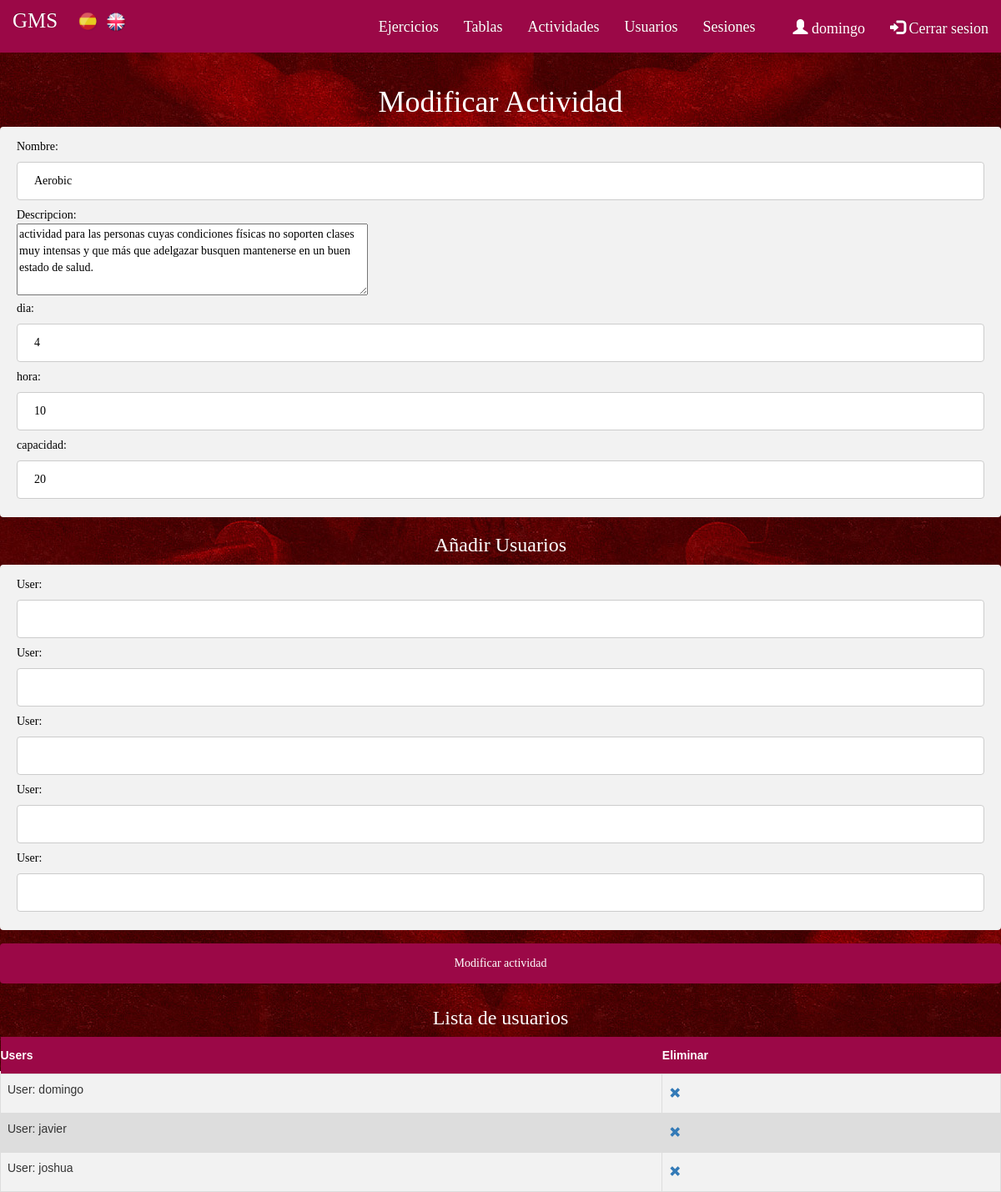
Screenshot of /index.php?controller=actividades&action=edit&idactividad=1 (signed in) with the database file from the repository.
### tables this page shows
CREATE TABLE IF NOT EXISTS `Actividad` (
  `idactividad` INT NOT NULL AUTO_INCREMENT,
  `nombreactividad` VARCHAR(45) NULL,
  `descripcionactividad` VARCHAR(1000) NULL,
  `dia`INT NULL,
  `hora` INT NULL,
  `capacidad` INT NULL,
   PRIMARY KEY (`idactividad`));

CREATE TABLE IF NOT EXISTS `Usuario` (
  `nombreusuario` VARCHAR(45) NOT NULL,
  `contraseña` VARCHAR(45) NULL,
  `correo` VARCHAR(45) NULL,
  `tipousuario` VARCHAR(15) NULL,
  PRIMARY KEY (`nombreusuario`));

### core/ViewManager.php (called while the page is built, shortened)
<?php
class ViewManager {
	private $variables = array();
	public function setVariable($varname, $value, $flash=false) {
		$this->variables[$varname] = $value;
	}
	public function getVariable($varname, $default=NULL) {
		if (!isset($this->variables[$varname])) {
			return $default;
		}
		return $this->variables[$varname];
	}
	public function render($controller, $viewname) {
		include(__DIR__."/../view/$controller/$viewname.php");
	}
	private static $viewmanager_singleton = NULL;
	public static function getInstance() {
		if (self::$viewmanager_singleton == null) {
			self::$viewmanager_singleton = new ViewManager();
		}
		return self::$viewmanager_singleton;
	}
}

### controller/ActividadesController.php (called while the page is built, shortened)
<?php
require_once(__DIR__."/../model/Actividad.php");
require_once(__DIR__."/../model/ActividadMapper.php");
require_once(__DIR__."/../model/User.php");
require_once(__DIR__."/../core/ViewManager.php");
class ActividadesController extends BaseController {
	private $actividadMapper;
	public function __construct() {
		$this->actividadMapper = new ActividadMapper();
	}
	public function edit() {
		$user = new User();
		$actividadid = $_REQUEST["idactividad"];
		$actividad = $this->actividadMapper->findById($actividadid);
		$users = $this->actividadMapper->findUsuariosActividad($actividadid);
		$this->view->setVariable("user", $user);
		$this->view->setVariable("users", $users);
		$this->view->setVariable("actividad", $actividad);
		$this->view->render("actividades", "edit");
	}
}
	?>

### index.php (called while the page is built, shortened)
<?php
function run() {
	try {
		$controller = loadController($_GET["controller"]);
		$actionName = $_GET["action"];
		$controller->$actionName();
	} catch(Exception $ex) {
		die("An exception occured!!!!!".$ex->getMessage());
	}
}
function loadController($controllerName) {
	return new $controllerClassName();
}
run();
?>

### view/messages/messages_es.php (called while the page is built)
<?php
$i18n_messages = array()
?>

### core/I18n.php (called while the page is built, shortened)
<?php
class I18n {
	private $messages;
	public function setLanguage($language) {
		$this->messages = $i18n_messages;
	}
	public function i18n($key) {
		if (isset($this->messages[$key])){
			return $this->messages[$key];
		}else{
			return $key;
		}
	}
	private static $i18n_singleton = null;
	public static function getInstance() {
		if (self::$i18n_singleton == NULL) {
			self::$i18n_singleton = new I18n();
		}
		return self::$i18n_singleton;
	}
}
function i18n($key) {
	return I18n::getInstance()->i18n($key);
}

### model/Actividad.php (called while the page is built, shortened)
<?php
class Actividad {
    private $idactividad;
    private $nombreactividad;
    private $descripcionactividad;
    private $dia;
    private $hora;
    private $capacidad;
    public function __construct($idactividad="" , $nombreactividad="", $descripcionactividad="" , $dia="" , $hora="",
		$capacidad="") {
		$this->idactividad = $idactividad;
        $this->nombreactividad = $nombreactividad;
        $this->descripcionactividad = $descripcionactividad;
        $this->dia = $dia;
        $this->hora = $hora;
        $this->capacidad = $capacidad;
    }
	public function getidactividad (){
        return $this->idactividad;
    }
	public function getnombreactividad (){
        return $this ->nombreactividad;
    }
    public function getdescripcionactividad (){
        return $this ->descripcionactividad;
    }
	public function getdia (){
        return $this ->dia;
    }
    public function gethora (){
        return $this ->hora;
    }
    public function getcapacidad (){
        return $this ->capacidad;
    }
}
?>

### model/ActividadMapper.php (called while the page is built, shortened)
<?php
require_once(__DIR__."/../core/PDOConnection.php");
require_once(__DIR__."/../model/User.php");
require_once(__DIR__."/../model/Actividad.php");
class ActividadMapper {
	private $db;
	public function __construct() {
		$this->db = PDOConnection::getInstance();
	}
	public function findById($actividadid){
		$stmt = $this->db->prepare("SELECT * FROM actividad WHERE idactividad=?");
		$stmt->execute(array($actividadid));
		$actividad = $stmt->fetch(PDO::FETCH_ASSOC);
		if($actividad != null) {
			return new Actividad(
			$actividad["idactividad"],
			$actividad["nombreactividad"],
			$actividad["descripcionactividad"],
			$actividad["dia"],
			$actividad["hora"],
			$actividad["capacidad"]
			);
		} else {
			return NULL;
		}
	}
	public function findUsuariosActividad($idActividad){
		$stmt = $this->db->prepare("SELECT Usuario_nombreusuario FROM Usuario_apunta_Actividades WHERE Actividad_idactividad=?");
		$stmt->execute(array($idActividad));
		$nombreusuarios = $stmt->fetchAll(PDO::FETCH_ASSOC);
		$usuarios_array = array();
		if(sizeof($nombreusuarios) > 0){
			foreach ($nombreusuarios as $usuarionombre) {
				$stmt = $this->db->prepare("SELECT * FROM usuario WHERE nombreusuario=?");
				$stmt->execute(array($nombreusuarios[0]["Usuario_nombreusuario"]));
				$user = $stmt->fetch(PDO::FETCH_ASSOC);
				if($user != null) {
					$user = new User(
					$user["nombreusuario"],
					$user["contraseña"],
					$user["correo"],
					$user["tipousuario"]);
					array_push($usuarios_array, $user);
				}
					array_splice($nombreusuarios , 0 ,1);
			}
		}
		return $usuarios_array;
	}
	}

### core/PDOConnection.php (called while the page is built)
<?php
class PDOConnection {
	private static $dbhost = "127.0.0.1";
	private static $dbname = "gymgms";
	private static $dbuser = "gymuser";
	private static $dbpass = "gympass";
	private static $db_singleton = null;
	public static function getInstance() {
		if (self::$db_singleton == null) {
			self::$db_singleton = new PDO(
			"mysql:host=".self::$dbhost.";dbname=".self::$dbname.";charset=utf8",
			self::$dbuser,
			self::$dbpass,
			array(
				PDO::ATTR_EMULATE_PREPARES => false,
				PDO::ATTR_ERRMODE => PDO::ERRMODE_EXCEPTION
			)
		);
	}
	return self::$db_singleton;
}
}
?>

### model/User.php (called while the page is built, shortened)
<?php
class User {
	private $nombreusuario;
	public function __construct($nombreusuario=NULL, $contraseña=NULL, $correo=NULL, $tipousuario=NULL) {
		$this->nombreusuario = $nombreusuario;
	}
	public function getUsername() {
		return $this->nombreusuario;
	}
}

### view/actividades/edit.php (the view, shortened to what this page needs)
<?php
require_once(__DIR__."/../../core/ViewManager.php");
$view = ViewManager::getInstance();
$actividad = $view->getVariable("actividad");
$users = $view->getVariable("users");
$errors = $view->getVariable("errors");
?><h1><?= i18n("Modificar Actividad") ?></h1>
	<form action="index.php?controller=actividades&amp;action=edit" method="POST">
	<div class='form'>
		<?= i18n("Nombre") ?>: <input type="text" name="nombreactividad"
		value="<?= isset($_POST["nombreactividad"])?$_POST["nombreactividad"]:$actividad->getnombreactividad() ?>">
		<?= isset($errors["nombreactividad"])?i18n($errors["nombreactividad"]):"" ?><br>
		<?= i18n("Descripcion") ?>: <br>
		<textarea name="descripcionactividad" rows="4" cols="50"><?=
		isset($_POST["descripcionactividad"])?
		htmlentities($_POST["descripcionactividad"]):
		htmlentities($actividad->getdescripcionactividad())
		?></textarea>
		<?= isset($errors["descripcionactividad"])?i18n($errors["descripcionactividad"]):"" ?><br>
		<?= i18n("dia") ?>: <input type="text" name="dia"
		value="<?= isset($_POST["dia"])?$_POST["dia"]:$actividad->getdia() ?>">
		<?= isset($errors["dia"])?i18n($errors["dia"]):"" ?><br>
		<?= i18n("hora") ?>: <input type="text" name="hora"
		value="<?= isset($_POST["hora"])?$_POST["hora"]:$actividad->gethora() ?>">
		<?= isset($errors["hora"])?i18n($errors["hora"]):"" ?><br>
		<?= i18n("capacidad") ?>: <input type="text" name="capacidad"
		value="<?= isset($_POST["capacidad"])?$_POST["capacidad"]:$actividad->getcapacidad() ?>">
		<?= isset($errors["capacidad"])?i18n($errors["capacidad"]):"" ?><br>
	</div>
	<table class='tablas'>
		<tr>
			<th><?= i18n("Users")?></th><th><?= i18n("Eliminar")?></th>
		</tr>
	<?php foreach($users as $user): ?>
		<tr>
			<td>
				<p><?=  i18n("User").": ".htmlentities($user->getUsername()) ?> </p>
			</td>
			<td>
				<a href="index.php?controller=actividades&amp;action=deleteUsuario&amp;nombreusuario=<?=$user->getUsername()?>&amp;idactividad=<?=$actividad->getidactividad()?>" class="	glyphicon glyphicon-remove" title="<?=i18n("Unshare note")?>"></a>
			</td>
		</tr>
	<?php endforeach; ?>
<h3><?= i18n("Añadir Usuarios") ?></h3>
	<div class='form'>
	<?= i18n("User") ?>: <input type="text" name="nombreuser1">
	<?= isset($errors["nombreuser1"])?i18n($errors["nombreuser1"]):"" ?><br>
	<?= i18n("User") ?>: <input type="text" name="nombreuser2">
	<?= isset($errors["nombreuser2"])?i18n($errors["nombreuser2"]):"" ?><br>
	<?= i18n("User") ?>: <input type="text" name="nombreuser3">
	<?= isset($errors["nombreuser3"])?i18n($errors["nombreuser3"]):"" ?><br>
	<?= i18n("User") ?>: <input type="text" name="nombreuser4">
	<?= isset($errors["nombreuser4"])?i18n($errors["nombreuser4"]):"" ?><br>
	<?= i18n("User") ?>: <input type="text" name="nombreuser5">
	<?= isset($errors["nombreuser5"])?i18n($errors["nombreuser5"]):"" ?><br>
</div>
		<input type="submit" name="submit" value="<?= i18n("Modificar actividad") ?>">
	</form>
<h3><?= i18n("Lista de usuarios") ?></h3>

### css/style.css (style rules this page uses)
body, header { font-family: 'Raleway'; overflow: auto; }
.body-index { background-image: url("fondorojo.jpg"); background-position: top center; background-repeat: no-repeat; }
h1, h3 { color: white; text-align: center; }
.tablas { font-family: "Trebuchet MS", Arial, Helvetica, sans-serif; border-collapse: collapse; width: 100%; }
.tablas td, #tablas th { border: 1px solid #ddd; padding: 8px; }
.tablas tr:nth-child(even) { background-color: #f2f2f2; }
.tablas tr { background-color: #ddd; }
.tablas th { padding-top: 12px; padding-bottom: 12px; text-align: left; background-color: #9B0847; color: white; }
input[type=text], select { width: 100%; padding: 12px 20px; margin: 8px 0; display: inline-block; border: 1px solid #ccc; border-radius: 4px; box-sizing: border-box; }
input[type=submit] { width: 100%; background-color: #9B0847; color: white; padding: 14px 20px; margin: 8px 0; border: none; border-radius: 4px; cursor: pointer; }
.form { width: 100%; background-color: #f2f2f2; color: black; padding: 14px 20px; margin: 8px 0; border: none; border-radius: 4px; cursor: pointer; }

### rows the page displays
actividad: nombreactividad "Aerobic", descripcionactividad "actividad para las personas cuyas condiciones físicas no soporten clases muy intensas y que más que adelgazar busquen mantenerse en un buen estado de salud.", dia "4", hora "10", capacidad "20"
usuario: nombreusuario "domingo"
usuario: nombreusuario "javier"
usuario: nombreusuario "joshua"

### other values shown
i18n("Ejercicios") "Ejercicios"
i18n("Tablas") "Tablas"
i18n("Actividades") "Actividades"
i18n("Usuarios") "Usuarios"
i18n("Sesiones") "Sesiones"
$currentuser "domingo"
i18n("Cerrar sesion") "Cerrar sesion"
i18n("Modificar Actividad") "Modificar Actividad"
i18n("Nombre") "Nombre"
i18n("Descripcion") "Descripcion"
i18n("dia") "dia"
i18n("hora") "hora"
i18n("capacidad") "capacidad"
i18n("Users") "Users"
i18n("Eliminar") "Eliminar"
